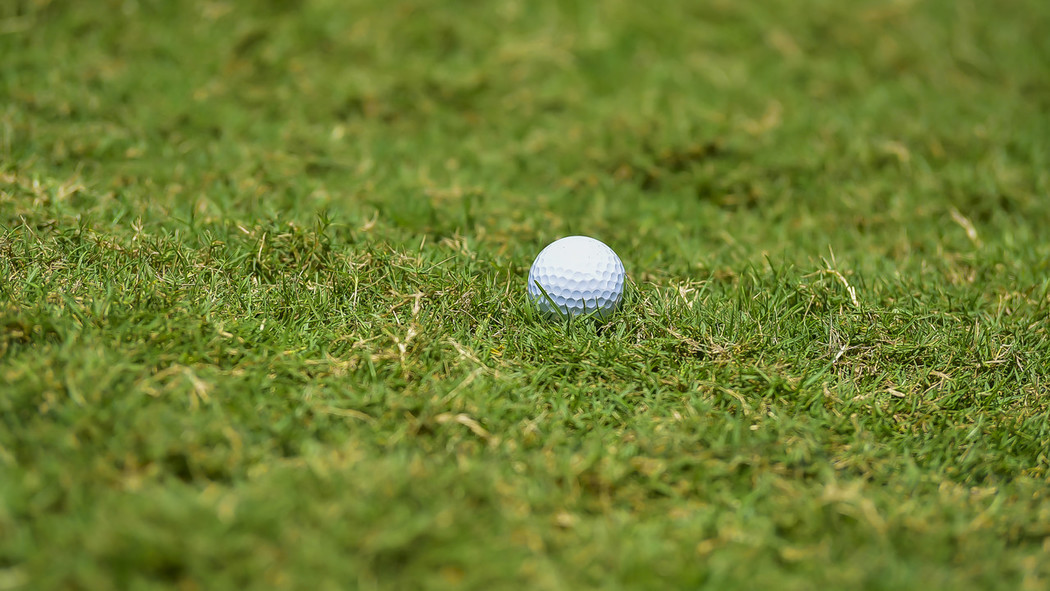
#> input picture assignment2/golf.jpg, 1050 x 591 px
$ python ca2codeTest.py
#> lines starting #> are read from the running program, lines starting #| are printed output that depends on the picture; after the words box and inside, x2 and y2 are one past the last pixel; in counts of white or black regions, pixels touching at a corner belong together; long printed decimals are rounded
# -*- coding: utf-8 -*-
"""
Created on Sun Nov 17 02:33:35 2019

@author: Yuweichen
"""


from PIL import Image
import cv2
import matplotlib.pyplot as plt
import numpy as np
import easygui
import math

#open image by easygui
f = easygui.fileopenbox()
#> the answer given: golf.jpg
img = cv2.imread(f)
#> img is the input picture: shape (591, 1050, 3); mean B, G, R 47.4, 125.9, 110.4


grayImg = cv2.cvtColor(img, cv2.COLOR_BGR2GRAY)
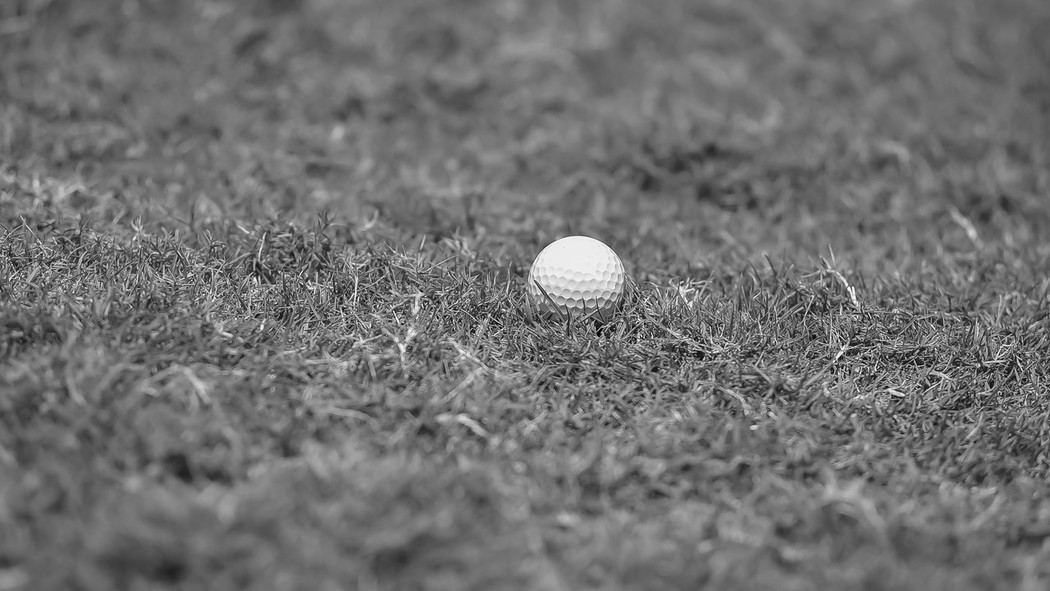
#> grayImg: shape (591, 1050); min 1, max 254, mean 112.3


    #get binary image

cv2.imshow("test",grayImg)
cv2.waitKey(0)
cv2.destroyAllWindows()

def whiteBallRegion(center,radius):
    regionArea = []
    checkRegion = img[center[1] - radius:center[1]+radius , center[0] - radius:center[0]+radius]
    low_hsv = np.array([105,105,105])
    high_hsv = np.array([255,255,255])

    mask = cv2.inRange(checkRegion,lowerb=low_hsv,upperb=high_hsv)
#    cv2.imshow("test",mask)
#    cv2.waitKey(0)
#    cv2.destroyAllWindows()
    contours, hierarchy = cv2.findContours(mask, cv2.RETR_TREE, cv2.CHAIN_APPROX_SIMPLE)
    for i in range(len(contours)):
        cnt = contours[i]
        area = cv2.contourArea(cnt)
        regionArea.append(area)
    if(len(regionArea)!=0 ):
        return  max(regionArea)/(3.14*pow(radius,2))
    else:
        return 0


tvalue =np.mean(grayImg)+np.std(grayImg)
#> tvalue = 137.8
(t, maskLayer) = cv2.threshold(src =grayImg,
    thresh = tvalue,
    maxval = 255,
    type = cv2.THRESH_BINARY_INV)
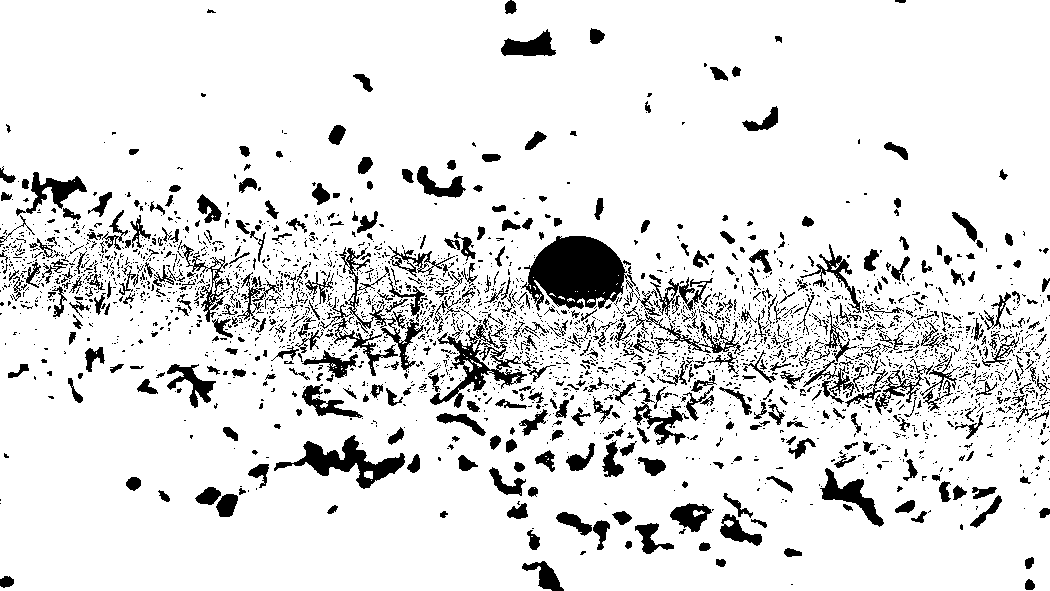
#> maskLayer: shape (591, 1050); 88.6% white; 3145 black regions (2639 under 20 px), largest, box (x1, y1, x2, y2) and area: (521, 236, 636, 311) 5361, (274, 435, 405, 489) 2257, (320, 247, 424, 376) 2181
#> t = 137

# [8 lines of commented-out code are left out]
OldMask = maskLayer
shape = cv2.getStructuringElement(cv2.MORPH_RECT,(2,2))


NewMask= cv2.morphologyEx(OldMask,cv2.MORPH_OPEN,shape)
#> NewMask: shape (591, 1050); 87.6% white; 1933 black regions (1530 under 20 px), largest, box (x1, y1, x2, y2) and area: (485, 237, 746, 380) 9195, (292, 248, 438, 383) 4498, (429, 264, 528, 409) 3401

NewMask= cv2.dilate(NewMask,shape)
#> NewMask: shape (591, 1050); 92.5% white; 1596 black regions (1273 under 20 px), largest, box (x1, y1, x2, y2) and area: (526, 238, 633, 311) 5163, (296, 437, 406, 490) 1911, (430, 327, 528, 409) 1572
NewMask= cv2.dilate(NewMask,shape)
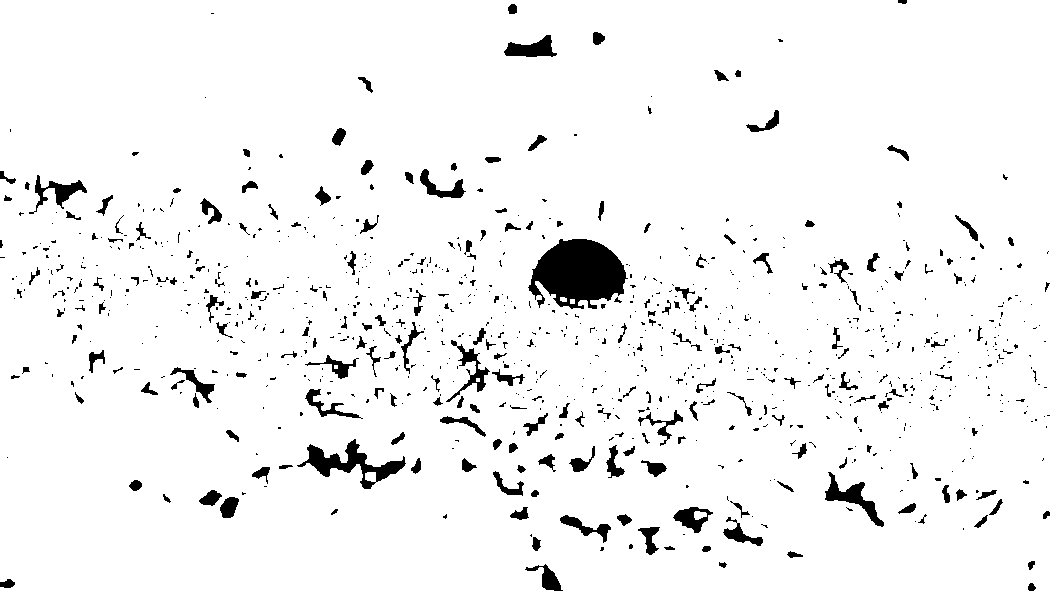
#> NewMask: shape (591, 1050); 95.2% white; 942 black regions (721 under 20 px), largest, box (x1, y1, x2, y2) and area: (528, 239, 628, 309) 4757, (297, 439, 406, 489) 1656, (825, 472, 884, 527) 881
NewMask= cv2.erode(NewMask,shape)
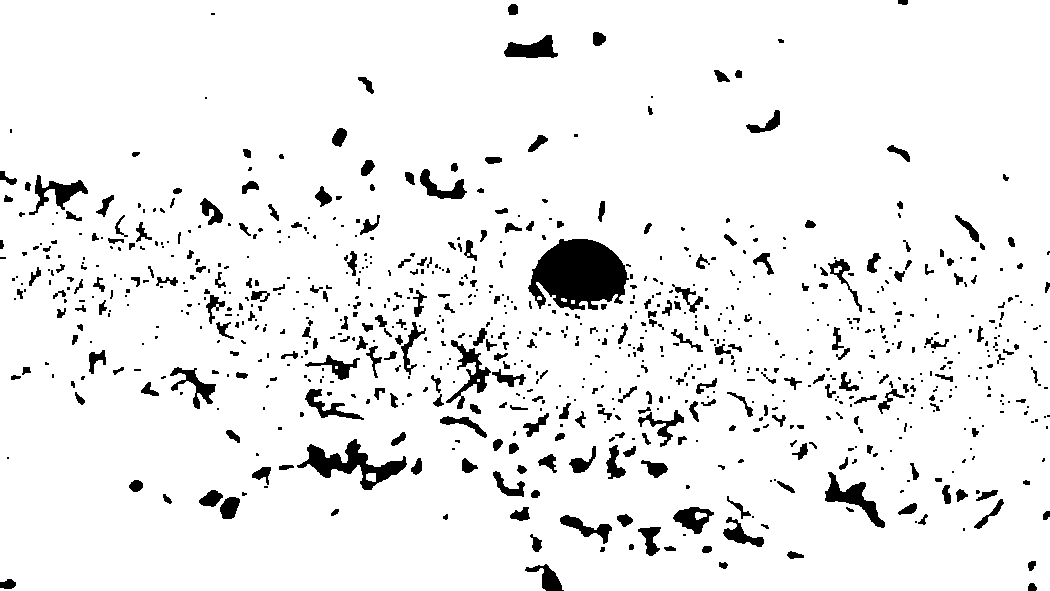
#> NewMask: shape (591, 1050); 93.3% white; 844 black regions (532 under 20 px)


contours, hierarchy = cv2.findContours(NewMask, cv2.RETR_TREE, cv2.CHAIN_APPROX_SIMPLE)
#> contours = 868 contours, 469 with area under 20; largest, box (x1, y1, x2, y2) and area: (0, 0, 1050, 591) 617884, (527, 238, 630, 311) 5318, (296, 438, 408, 491) 2153, (824, 471, 886, 529) 1114, (445, 339, 492, 404) 946
cv2.imshow("test",NewMask)
cv2.waitKey(0)
cv2.destroyAllWindows()

ballc=(0,0)
ballr=0
ballp=0
#for loop traverse contours and remove all small area of the contourns(small area of the contourns may be spots)
for i in range(len(contours)):
    cnt = contours[i]
    area = cv2.contourArea(cnt)

    if(area < 500):
        continue

    #get the smallest rectangle ( may have a rotation angle)
    rect = cv2.minAreaRect(cnt)

    ((cx, cy), (w, h), theta) = rect #get the tilt Angle of the rectangle theta

        # box is the coordinates of the four points of the rectangle
    box = cv2.boxPoints(rect)
    box = np.int0(box)

       # The length and width of the rectangle
    heightR = abs(box[0][1] - box[2][1])
    widthR = abs(box[0][0] - box[2][0])

        # remove the rectangles which are "too thin"(may be lines)
    if(heightR > widthR * 3):
       continue

    if(widthR > heightR * 3):
       continue


    (x, y), radius = cv2.minEnclosingCircle(cnt)

    center = (int(x), int(y))
    radius = int(radius)

    #cv2.circle(img, center, radius, (255, 0, 0), 2)
    r= np.int64(radius*0.9)

    p=whiteBallRegion(center,r)


    if(p>ballp):
        ballp = p
        ballc = center
        ballr = radius

    print(ballp,ballc,ballr)
#> this loop made 868 passes
#> (area, cx, cy, w, h, theta, box, heightR) on pass 1: (617883.5, 524.5, 295, 590, 1049, -90, [[1049, 590], [0, 590], [0, 0], [1049, 0]], 590)
#> (area, cx, cy, w, h, theta, box, heightR) on pass 17: (590.5, 584.8, 525.9, 21.43, 53.93, -69.78, [[606, 545], [555, 526], [563, 506], [613, 525]], 39)
#| 1.6382270451626432e-06 (524, 295) 601
#| 1.6382270451626432e-06 (524, 295) 601
#| 0.002212 (584, 526) 27
#| 0.00468 (856, 499) 39
#| 0.00468 (856, 499) 39
#| 0.00468 (856, 499) 39
#| 0.06532 (192, 385) 26
#| 0.06532 (192, 385) 26
#> (further printed lines are left out)
#> after the loop, ballp = 0.806; ballr = 51

h,w,d=img.shape
#> h = 591; w = 1050; d = 3

low_hsv = np.array([105,105,105])
high_hsv = np.array([255,255,255])
imgcopy = img


mask1=np.zeros_like(OldMask)
mask2=np.zeros_like(OldMask)
mask1 = cv2.rectangle(mask1, (ballc[0]-ballr,ballc[1]-ballr), (ballc[0]+ballr,ballc[1]+ballr), (255,255,255), 5)
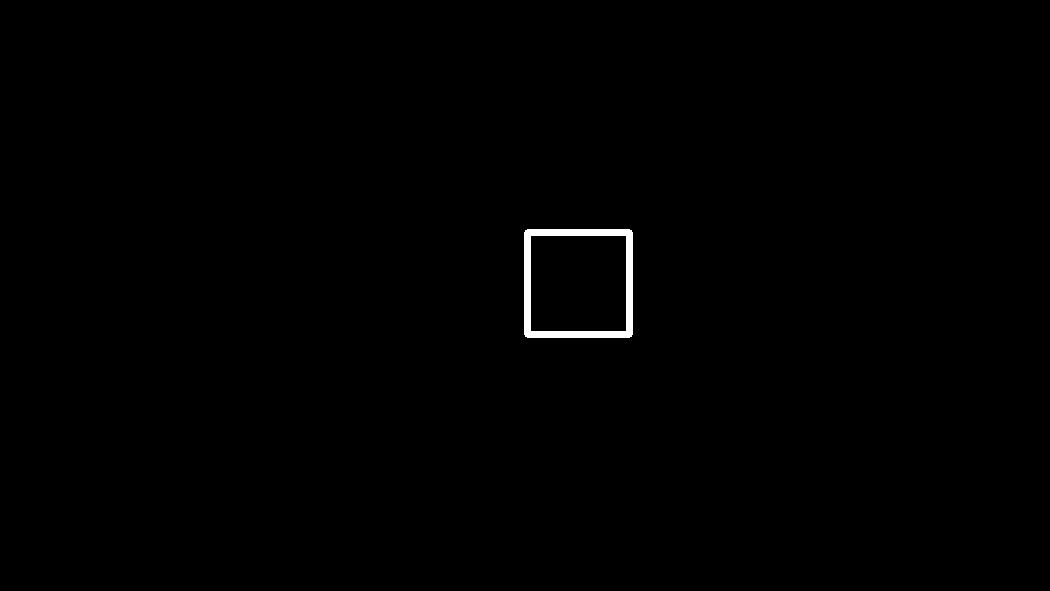
#> mask1: shape (591, 1050); 0.46% white; 1 white region, box (x1, y1, x2, y2) and area: (524, 229, 633, 338) 2836
mask2=cv2.circle(mask2, ballc, ballr+2, (255, 255, 255), -1)
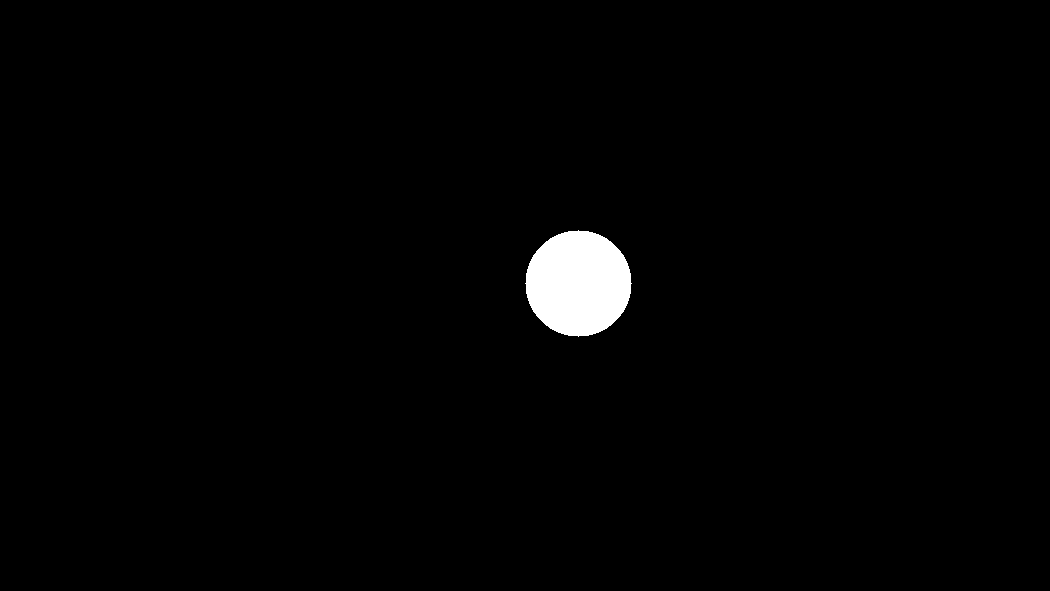
#> mask2: shape (591, 1050); 1.4% white; 1 white region, box (x1, y1, x2, y2) and area: (525, 230, 632, 337) 8809
dst_NS = cv2.inpaint(img,mask2,5,cv2.INPAINT_NS)
imgcopy[ballc[1] - ballr:ballc[1]+ballr , ballc[0] - ballr:ballc[0]+ballr] = imgcopy[ballc[1] - ballr:ballc[1]+ballr , ballc[0] + ballr:ballc[0]+ballr+ballr+ballr]
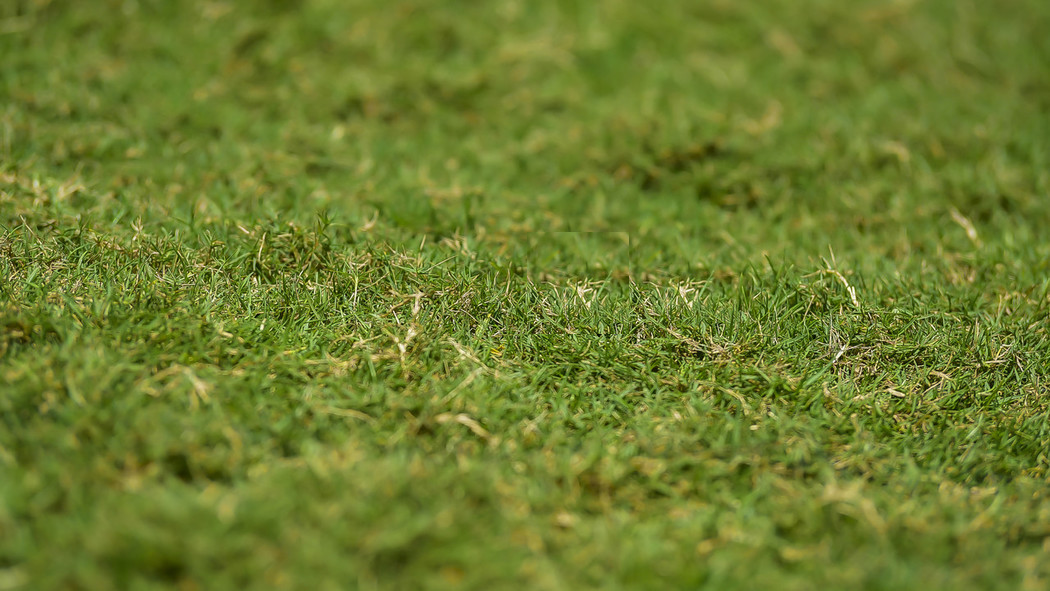
#> imgcopy: shape (591, 1050, 3); 1.68% of pixels changed, all inside (x1, y1, x2, y2) = (527, 232, 629, 334)
dst_TELEA = cv2.inpaint(imgcopy,mask1,3,cv2.INPAINT_TELEA)


cv2.imshow("mask1",dst_TELEA)
cv2.imshow("ns2",imgcopy)
cv2.imshow("mask2",dst_NS)
cv2.waitKey(0)
cv2.destroyAllWindows()

$ run again, on assignment2/spottheball.jpg
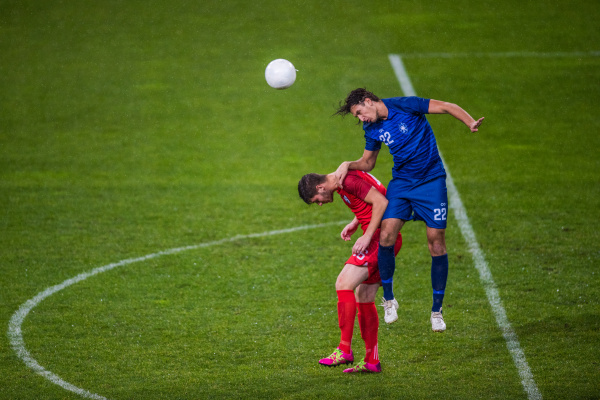
#> input picture assignment2/spottheball.jpg, 600 x 400 px
#> img is the input picture: shape (400, 600, 3); mean B, G, R 33.7, 101.1, 82.5
#> tvalue = 112.8
#> `(t, maskLayer) = cv2.threshold(src =grayImg, thresh = tvalue, maxval =..`:
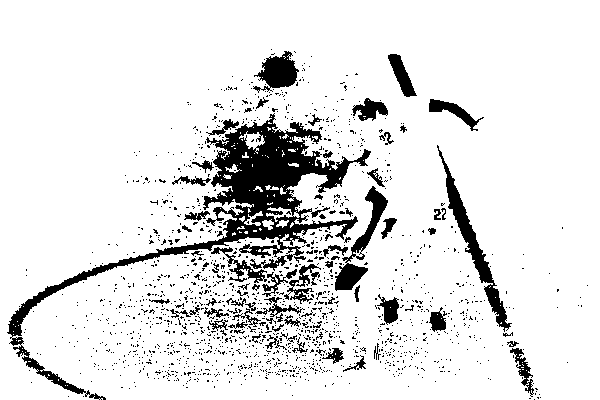
#> maskLayer: shape (400, 600); 88.5% white; 1533 black regions (1457 under 20 px), largest, box (x1, y1, x2, y2) and area: (7, 113, 371, 400) 12351, (437, 145, 512, 332) 1893, (335, 186, 388, 291) 1395
#> t = 112
#> `contours, hierarchy = cv2.findContours(NewMask, cv2.RETR_TREE, cv2.CHA..`: contours = 183 contours, 96 with area under 20; largest, box (x1, y1, x2, y2) and area: (0, 0, 600, 400) 238972, (11, 116, 360, 348) 11043, (446, 166, 497, 286) 1304, (260, 53, 301, 91) 981, (353, 189, 391, 256) 712
#> the loop `for i in range(len(contours)):` made 183 passes
#> (area, cx, cy, w, h, theta, box, heightR) on pass 13: (529, 50.84, 375.3, 13.67, 79.05, -54.82, [[79, 403], [14, 358], [22, 346], [87, 392]], 57)
#> (printed output is left out)
#> after the loop `for i in range(len(contours)):`: ballp = 0.688; ballr = 21
#> mask1: shape (400, 600); 0.48% white; 1 white region, box (x1, y1, x2, y2) and area: (256, 47, 305, 96) 1156
#> mask2: shape (400, 600); 0.69% white; 1 white region, box (x1, y1, x2, y2) and area: (257, 48, 304, 95) 1653
#> `imgcopy[ballc[1] - ballr:ballc[1]+ballr , ballc[0] - ballr:ballc[0]+ba..`:
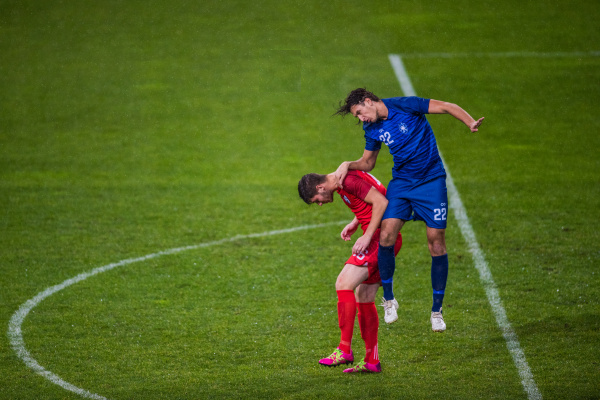
#> imgcopy: shape (400, 600, 3); 0.73% of pixels changed, all inside (x1, y1, x2, y2) = (259, 50, 301, 92)
